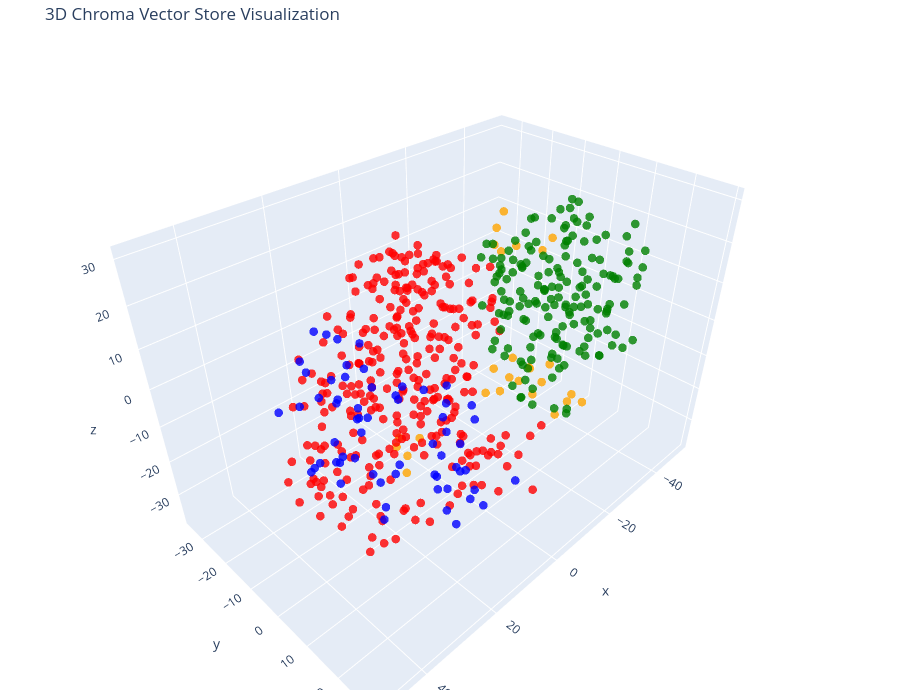

Notebook code cell kept with this figure:
### Code cell
tsne = TSNE(n_components=3, random_state=42)
reduced_vectors = tsne.fit_transform(vectors)

# Create the 3D scatter plot
fig = go.Figure(data=[go.Scatter3d(
    x=reduced_vectors[:, 0],
    y=reduced_vectors[:, 1],
    z=reduced_vectors[:, 2],
    mode='markers',
    marker=dict(size=5, color=colors, opacity=0.8),
    text=[f"Type: {t}<br>Text: {d[:100]}..." for t, d in zip(doc_types, documents)],
    hoverinfo='text'
)])

fig.update_layout(
    title='3D Chroma Vector Store Visualization',
    scene=dict(xaxis_title='x', yaxis_title='y', zaxis_title='z'),
    width=900,
    height=700,
    margin=dict(r=10, b=10, l=10, t=40)
)

fig.show()

### Figure 1 — Plotly figure (JSON) as saved in the notebook; plotly's stock layout.template omitted (floating-point values rounded to 4 significant figures; data arrays with more than 128 entries replaced by an {"elided": "..."} marker saying what was removed)
{"data": [{"hoverinfo": "text", "marker": {"color": {"elided": "556 str values"}, "opacity": 0.8, "size": 5}, "mode": "markers", "text": {"elided": "556 str values"}, "type": "scatter3d", "x": {"elided": "556 float values"}, "y": {"elided": "556 float values"}, "z": {"elided": "556 float values"}}], "layout": {"height": 700, "margin": {"b": 10, "l": 10, "r": 10, "t": 40}, "scene": {"xaxis": {"title": {"text": "x"}}, "yaxis": {"title": {"text": "y"}}, "zaxis": {"title": {"text": "z"}}}, "title": {"text": "3D Chroma Vector Store Visualization"}, "width": 900}}
